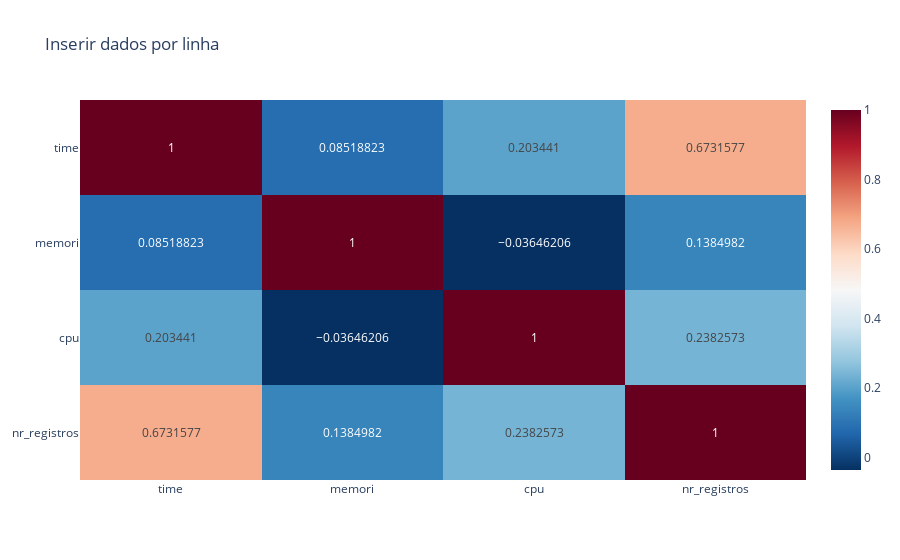

Source (notebook cell):
### Code cell
fig = px.imshow(df_insert_per_row_corr, text_auto=True, aspect='auto', color_continuous_scale='RdBu_r',title='Inserir dados por linha')
fig.show()

### Figure 1 — Plotly figure (JSON) as saved in the notebook; plotly's stock layout.template omitted (floating-point values rounded to 4 significant figures)
{"data": [{"coloraxis": "coloraxis", "hovertemplate": "x: %{x}<br>y: %{y}<br>color: %{z}<extra></extra>", "name": "0", "texttemplate": "%{z}", "type": "heatmap", "x": ["time", "memori", "cpu", "nr_registros"], "xaxis": "x", "y": ["time", "memori", "cpu", "nr_registros"], "yaxis": "y", "z": [[1.0, 0.08519, 0.2034, 0.6732], [0.08519, 1.0, -0.03646, 0.1385], [0.2034, -0.03646, 1.0, 0.2383], [0.6732, 0.1385, 0.2383, 1.0]]}], "layout": {"coloraxis": {"colorscale": [[0, "rgb(5,48,97)"], [0.1, "rgb(33,102,172)"], [0.2, "rgb(67,147,195)"], [0.3, "rgb(146,197,222)"], [0.4, "rgb(209,229,240)"], [0.5, "rgb(247,247,247)"], [0.6, "rgb(253,219,199)"], [0.7, "rgb(244,165,130)"], [0.8, "rgb(214,96,77)"], [0.9, "rgb(178,24,43)"], [1, "rgb(103,0,31)"]]}, "title": {"text": "Inserir dados por linha"}, "xaxis": {"anchor": "y", "domain": [0, 1]}, "yaxis": {"anchor": "x", "autorange": "reversed", "domain": [0, 1]}}}
